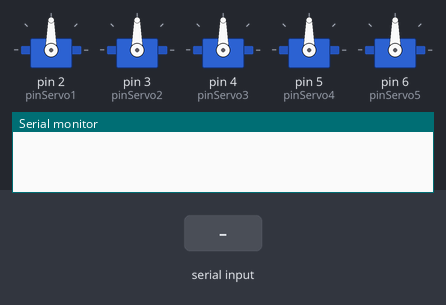
Bench run of a sketch on a simulated Arduino Uno, built with avr-gcc and run on an emulated ATmega328P. Parts: 5 × servo, the last lines printed to the serial monitor. Inputs (shaded band) come from the test bench.

Above: at 1.2 s.
1.3 s: "a" received over Serial
At 2.1 s:
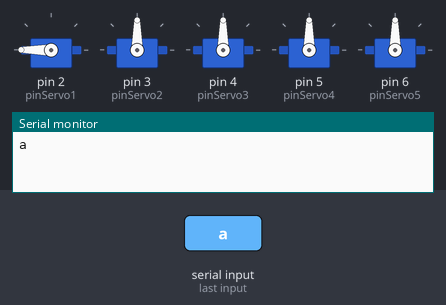
2.8 s: "b" received over Serial
At 3.2 s:
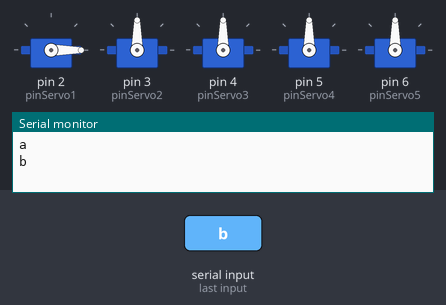
4.3 s: "c" received over Serial
At 5.5 s:
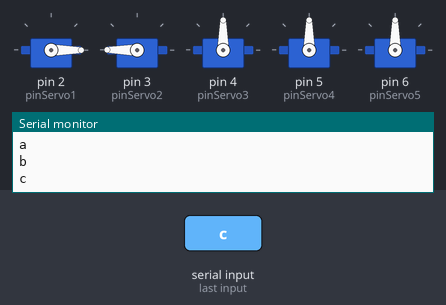
5.8 s: "d" received over Serial
At 6.7 s:
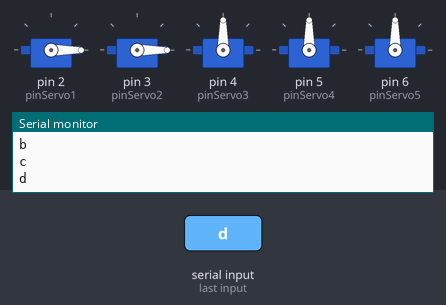
7.3 s: "e" received over Serial
At 7.8 s:
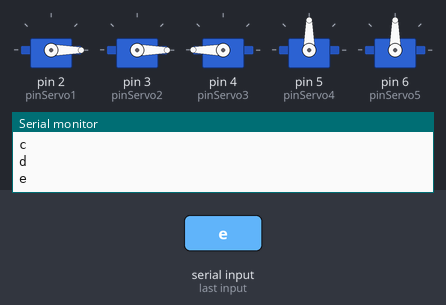
8.8 s: "f" received over Serial
At 10.2 s:
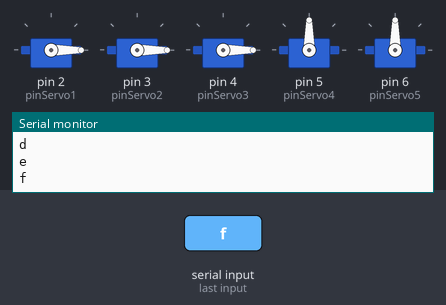
Timing chart, 0 to 11.3 s (numbered marks = the images above; inputs shaded):
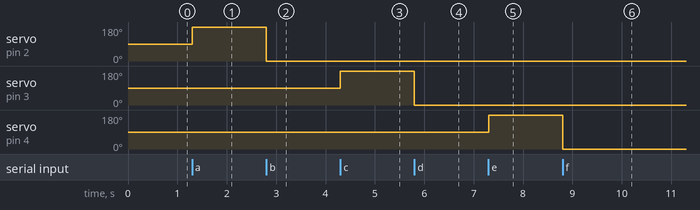

Measured:
- after the input at 1.3 s, servo on pin 2 (pinServo1): 90° → 180° at once
- after the input at 2.8 s, servo on pin 2 (pinServo1): 180° → 0° at once
- after the input at 4.3 s, servo on pin 3 (pinServo2): 90° → 180° at once
- after the input at 5.8 s, servo on pin 3 (pinServo2): 180° → 0° at once
- after the input at 7.3 s, servo on pin 4 (pinServo3): 90° → 180° at once
- after the input at 8.8 s, servo on pin 4 (pinServo3): 180° → 0° at once

The sketch:

servoSerial.ino
```cpp
#include <Servo.h>
Servo servo1;
Servo servo2;
Servo servo3;
Servo servo4;
Servo servo5;
int pinServo1 = 2;
int pinServo2 = 3;
int pinServo3 = 4;
int pinServo4 = 5;
int pinServo5 = 6;
int pulsoMin = 544;
int pulsoMax = 2444;

char option = 0;
void setup() {
  Serial.begin(9600);
  servo1.attach(pinServo1, pulsoMin, pulsoMax);
  servo2.attach(pinServo2, pulsoMin, pulsoMax);
  servo3.attach(pinServo3, pulsoMin, pulsoMax);
  servo4.attach(pinServo4, pulsoMin, pulsoMax);
  servo5.attach(pinServo5, pulsoMin, pulsoMax);
}

void loop() {

  int t=25;

  if(Serial.available()>0){
    option = Serial.read();
    Serial.println(option);
    if(option == 'a'){
        servo1.write(180);

    }
    if(option == 'b'){
        servo1.write(0);

    }

    if(option == 'c'){
        servo2.write(180);

    }
    if(option == 'd'){
        servo2.write(0);

    }

    if(option == 'e'){
        servo3.write(180);

    }
    if(option == 'f'){
        servo3.write(0);

    }

    if(option == 'g'){
        servo4.write(180);

    }
    if(option == 'h'){
        servo4.write(0);

    }

    if(option == 'i'){
        servo5.write(180);

    }
    if(option == 'j'){
        servo5.write(0);

    }

  }

}
```
